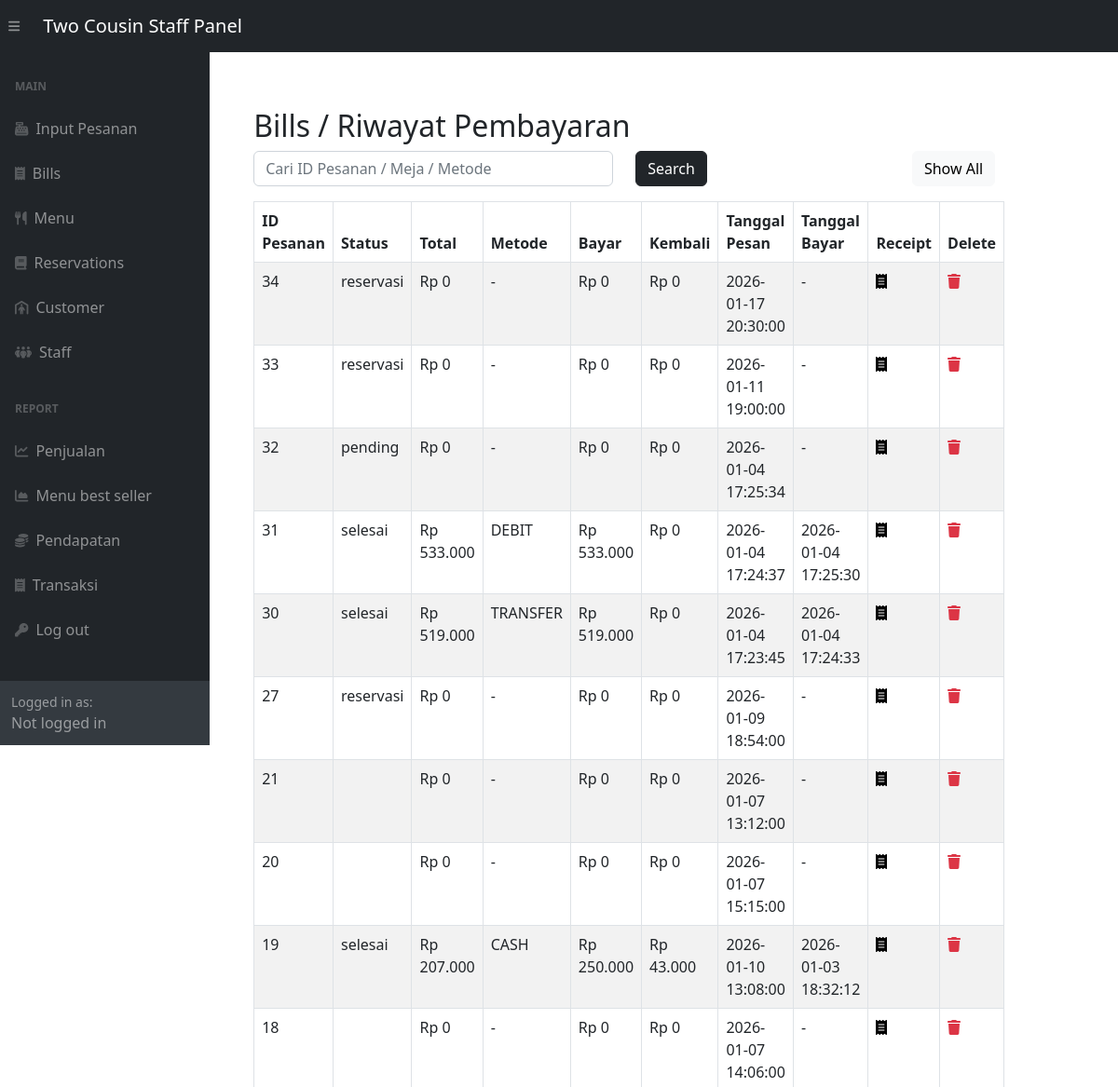
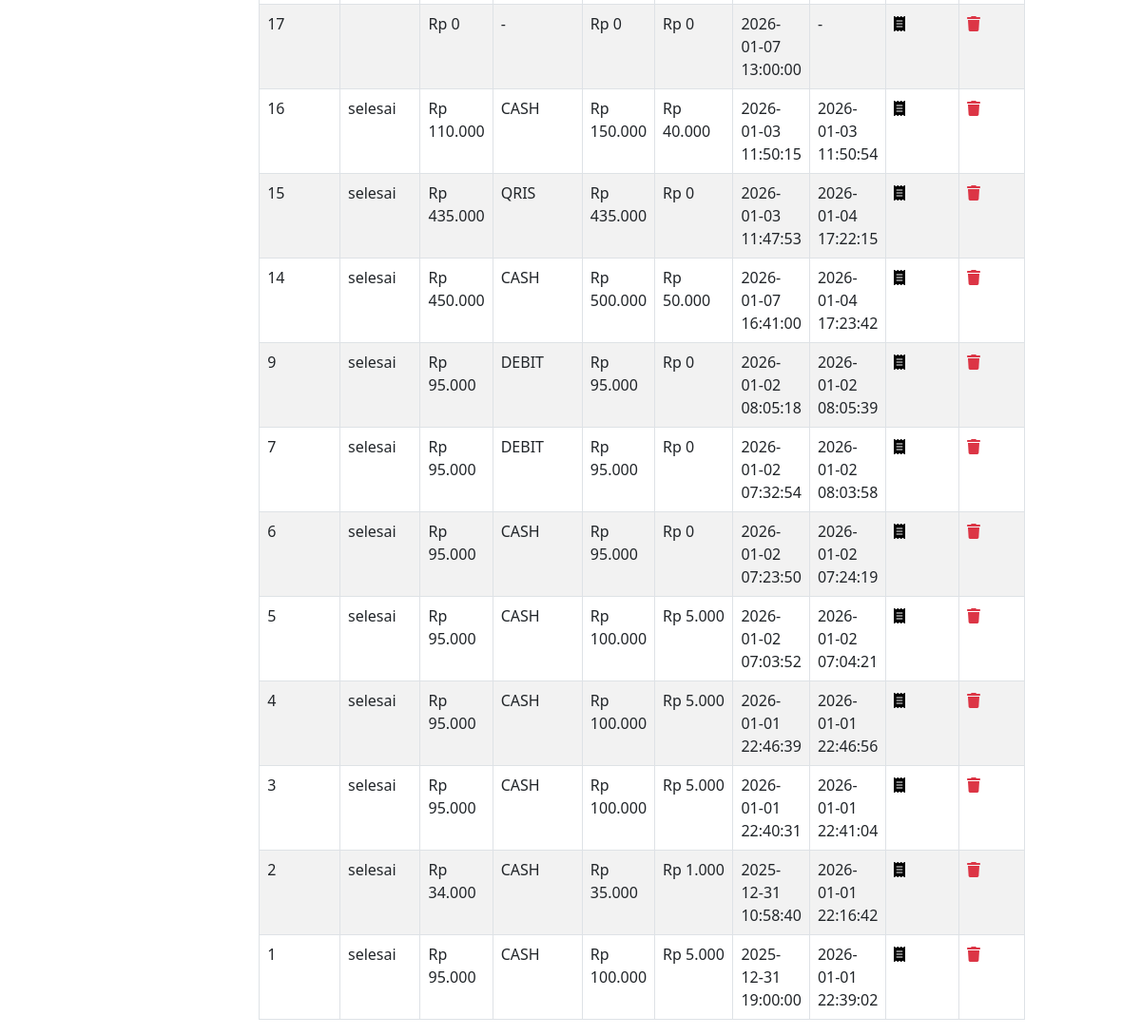
The app's page /adminSide/panel/bill-panel.php with its own data (2 pictures, top to bottom).
### tables this page shows
CREATE TABLE `pesanan` (
  `id_pesanan` int(11) NOT NULL,
  `id_meja` int(11) DEFAULT NULL,
  `id_kasir` int(11) DEFAULT NULL,
  `id_customer` int(11) DEFAULT NULL,
  `nama_customer` varchar(100) DEFAULT NULL,
  `tanggal_pesan` datetime DEFAULT current_timestamp(),
  `status_pesanan` enum('pending','diproses','selesai','reservasi','batal') DEFAULT 'pending',
  `total_harga` decimal(12,2) DEFAULT 0.00,
  `catatan` text DEFAULT NULL
);

CREATE TABLE `pembayaran` (
  `id_pembayaran` int(11) NOT NULL,
  `id_pesanan` int(11) NOT NULL,
  `metode` enum('cash','qris','debit','transfer') NOT NULL,
  `total_bayar` decimal(12,2) NOT NULL,
  `uang_diterima` decimal(12,2) NOT NULL,
  `kembalian` decimal(12,2) NOT NULL,
  `status_bayar` enum('lunas','belum') DEFAULT 'lunas',
  `tanggal_bayar` datetime DEFAULT current_timestamp()
);

### adminSide/panel/bill-panel.php (the view, shortened to what this page needs)
<?php
require_once "../config.php";
include "../inc/dashHeader.php";
?>
<div class="wrapper">
    <div class="container-fluid pt-5">
        <div class="row">
            <div class="col-md-12">
                <div class="mt-5 mb-3">
                    <h2 class="pull-left">Bills / Riwayat Pembayaran</h2>
                    <form method="POST" action="#">
                        <div class="row">
                            <div class="col-md-6">
                                <input type="text" id="search" name="search" class="form-control"
                                    placeholder="Cari ID Pesanan / Meja / Metode">
                            </div>
                            <div class="col-md-3">
                                <button type="submit" class="btn btn-dark">Search</button>
                            </div>
                            <div class="col" style="text-align:right;">
                                <a href="bill-panel.php" class="btn btn-light">Show All</a>
                            </div>
                        </div>
                    </form>
                </div>
                <?php
                if (isset($_POST['search']) && $_POST['search'] != "") {
                    $search = mysqli_real_escape_string($link, $_POST['search']);
                    $sql = "
                        SELECT p.id_pesanan, p.id_meja, p.tanggal_pesan, p.total_harga, p.status_pesanan,
                               b.metode, b.total_bayar, b.uang_diterima, b.kembalian, b.tanggal_bayar
                        FROM pesanan p
                        LEFT JOIN pembayaran b ON p.id_pesanan = b.id_pesanan
                        WHERE p.id_pesanan LIKE '%$search%'
                           OR p.id_meja LIKE '%$search%'
                           OR b.metode LIKE '%$search%'
                        ORDER BY p.id_pesanan DESC
                    ";
                } else {
                    $sql = "
                        SELECT p.id_pesanan, p.id_meja, p.tanggal_pesan, p.total_harga, p.status_pesanan,
                               b.metode, b.total_bayar, b.uang_diterima, b.kembalian, b.tanggal_bayar
                        FROM pesanan p
                        LEFT JOIN pembayaran b ON p.id_pesanan = b.id_pesanan
                        ORDER BY p.id_pesanan DESC
                    ";
                }
                $result = mysqli_query($link, $sql);
                if ($result && mysqli_num_rows($result) > 0) {
                    echo '<table class="table table-bordered table-striped">';
                    echo "<thead>";
                    echo "<tr>";
                    echo "<th>ID Pesanan</th>";
                    echo "<th>Status</th>";
                    echo "<th>Total</th>";
                    echo "<th>Metode</th>";
                    echo "<th>Bayar</th>";
                    echo "<th>Kembali</th>";
                    echo "<th>Tanggal Pesan</th>";
                    echo "<th>Tanggal Bayar</th>";
                    echo "<th>Receipt</th>";
                    echo "<th>Delete</th>";
                    echo "</tr>";
                    echo "</thead><tbody>";
                    while ($row = mysqli_fetch_assoc($result)) {
                        echo "<tr>";
                        echo "<td>{$row['id_pesanan']}</td>";
                        echo "<td>{$row['status_pesanan']}</td>";
                        echo "<td>Rp " . number_format($row['total_harga'], 0, ',', '.') . "</td>";
                        echo "<td>" . strtoupper($row['metode'] ?? '-') . "</td>";
                        echo "<td>Rp " . number_format($row['uang_diterima'] ?? 0, 0, ',', '.') . "</td>";
                        echo "<td>Rp " . number_format($row['kembalian'] ?? 0, 0, ',', '.') . "</td>";
                        echo "<td>{$row['tanggal_pesan']}</td>";
                        echo "<td>" . ($row['tanggal_bayar'] ?? '-') . "</td>";
                        echo "<td>
                            <a href='../posBackend/receipt_pdf.php?id_pesanan={$row['id_pesanan']}'
                               title='Receipt'>
                               <span class='fa fa-receipt text-black'></span>
                            </a>
                        </td>";
                        echo "<td>
                        <a href='../billsCrud/deleteBill.php?id={$row['id_pesanan']}'
                            onclick=\"return confirm('Yakin mau hapus pesanan ini?')\"
                            class='text-danger'>
                            <span class='fa fa-trash'></span>
                        </a>
                        </td>";
                        echo "</tr>";
                    }
                    echo "</tbody></table>";
                } else {
                    echo "<div class='alert alert-danger'><em>No records were found.</em></div>";
                }
                ?>
            </div>
        </div>
    </div>
</div>
<?php include "../inc/dashFooter.php"; ?>

### adminSide/panel/bill-panel.php (style rules this page uses)
.wrapper { width: 85%; padding-left: 200px; padding-top: 20px; }

### records on screen
pesanan: id_pesanan "34", status_pesanan "reservasi", total_harga "0", metode "-", uang_diterima "0", kembalian "0", tanggal_pesan "2026-01-17 20:30:00", tanggal_bayar "-"
pesanan: id_pesanan "33", status_pesanan "reservasi", total_harga "0", metode "-", uang_diterima "0", kembalian "0", tanggal_pesan "2026-01-11 19:00:00", tanggal_bayar "-"
pesanan: id_pesanan "32", status_pesanan "pending", total_harga "0", metode "-", uang_diterima "0", kembalian "0", tanggal_pesan "2026-01-04 17:25:34", tanggal_bayar "-"
pembayaran: id_pesanan.id_pesanan "31", id_pesanan.status_pesanan "selesai", id_pesanan.total_harga "533.000", metode "DEBIT", uang_diterima "533.000", kembalian "0", id_pesanan.tanggal_pesan "2026-01-04 17:24:37", tanggal_bayar "2026-01-04 17:25:30"
pembayaran: id_pesanan.id_pesanan "30", id_pesanan.status_pesanan "selesai", id_pesanan.total_harga "519.000", metode "TRANSFER", uang_diterima "519.000", kembalian "0", id_pesanan.tanggal_pesan "2026-01-04 17:23:45", tanggal_bayar "2026-01-04 17:24:33"
pesanan: id_pesanan "27", status_pesanan "reservasi", total_harga "0", metode "-", uang_diterima "0", kembalian "0", tanggal_pesan "2026-01-09 18:54:00", tanggal_bayar "-"
pesanan: id_pesanan "21", total_harga "0", metode "-", uang_diterima "0", kembalian "0", tanggal_pesan "2026-01-07 13:12:00", tanggal_bayar "-"
pesanan: id_pesanan "20", total_harga "0", metode "-", uang_diterima "0", kembalian "0", tanggal_pesan "2026-01-07 15:15:00", tanggal_bayar "-"
pembayaran: id_pesanan.id_pesanan "19", id_pesanan.status_pesanan "selesai", id_pesanan.total_harga "207.000", metode "CASH", uang_diterima "250.000", kembalian "43.000", id_pesanan.tanggal_pesan "2026-01-10 13:08:00", tanggal_bayar "2026-01-03 18:32:12"
pesanan: id_pesanan "18", total_harga "0", metode "-", uang_diterima "0", kembalian "0", tanggal_pesan "2026-01-07 14:06:00", tanggal_bayar "-"
pesanan: id_pesanan "17", total_harga "0", metode "-", uang_diterima "0", kembalian "0", tanggal_pesan "2026-01-07 13:00:00", tanggal_bayar "-"
pembayaran: id_pesanan.id_pesanan "16", id_pesanan.status_pesanan "selesai", id_pesanan.total_harga "110.000", metode "CASH", uang_diterima "150.000", kembalian "40.000", id_pesanan.tanggal_pesan "2026-01-03 11:50:15", tanggal_bayar "2026-01-03 11:50:54"
pembayaran: id_pesanan.id_pesanan "15", id_pesanan.status_pesanan "selesai", id_pesanan.total_harga "435.000", metode "QRIS", uang_diterima "435.000", kembalian "0", id_pesanan.tanggal_pesan "2026-01-03 11:47:53", tanggal_bayar "2026-01-04 17:22:15"
pembayaran: id_pesanan.id_pesanan "14", id_pesanan.status_pesanan "selesai", id_pesanan.total_harga "450.000", metode "CASH", uang_diterima "500.000", kembalian "50.000", id_pesanan.tanggal_pesan "2026-01-07 16:41:00", tanggal_bayar "2026-01-04 17:23:42"
pembayaran: id_pesanan.id_pesanan "9", id_pesanan.status_pesanan "selesai", id_pesanan.total_harga "95.000", metode "DEBIT", uang_diterima "95.000", kembalian "0", id_pesanan.tanggal_pesan "2026-01-02 08:05:18", tanggal_bayar "2026-01-02 08:05:39"
pembayaran: id_pesanan.id_pesanan "7", id_pesanan.status_pesanan "selesai", id_pesanan.total_harga "95.000", metode "DEBIT", uang_diterima "95.000", kembalian "0", id_pesanan.tanggal_pesan "2026-01-02 07:32:54", tanggal_bayar "2026-01-02 08:03:58"
pembayaran: id_pesanan.id_pesanan "6", id_pesanan.status_pesanan "selesai", id_pesanan.total_harga "95.000", metode "CASH", uang_diterima "95.000", kembalian "0", id_pesanan.tanggal_pesan "2026-01-02 07:23:50", tanggal_bayar "2026-01-02 07:24:19"
pembayaran: id_pesanan.id_pesanan "5", id_pesanan.status_pesanan "selesai", id_pesanan.total_harga "95.000", metode "CASH", uang_diterima "100.000", kembalian "5.000", id_pesanan.tanggal_pesan "2026-01-02 07:03:52", tanggal_bayar "2026-01-02 07:04:21"
pembayaran: id_pesanan.id_pesanan "4", id_pesanan.status_pesanan "selesai", id_pesanan.total_harga "95.000", metode "CASH", uang_diterima "100.000", kembalian "5.000", id_pesanan.tanggal_pesan "2026-01-01 22:46:39", tanggal_bayar "2026-01-01 22:46:56"
pembayaran: id_pesanan.id_pesanan "3", id_pesanan.status_pesanan "selesai", id_pesanan.total_harga "95.000", metode "CASH", uang_diterima "100.000", kembalian "5.000", id_pesanan.tanggal_pesan "2026-01-01 22:40:31", tanggal_bayar "2026-01-01 22:41:04"
pembayaran: id_pesanan.id_pesanan "2", id_pesanan.status_pesanan "selesai", id_pesanan.total_harga "34.000", metode "CASH", uang_diterima "35.000", kembalian "1.000", id_pesanan.tanggal_pesan "2025-12-31 10:58:40", tanggal_bayar "2026-01-01 22:16:42"
pembayaran: id_pesanan.id_pesanan "1", id_pesanan.status_pesanan "selesai", id_pesanan.total_harga "95.000", metode "CASH", uang_diterima "100.000", kembalian "5.000", id_pesanan.tanggal_pesan "2025-12-31 19:00:00", tanggal_bayar "2026-01-01 22:39:02"
